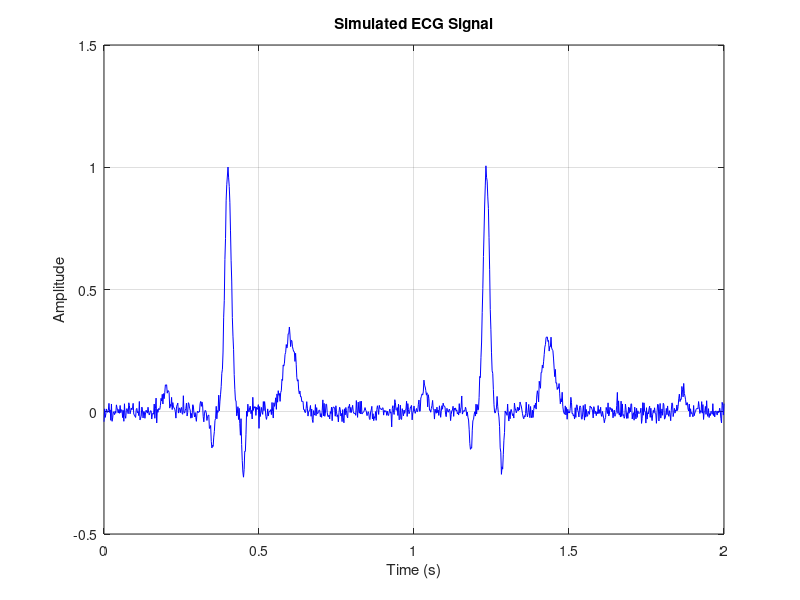

Source code (MATLAB):
clc;
clear;
close all;

% Sampling parameters
fs = 500;              % Sampling frequency (Hz)
t = 0:1/fs:2;          % Time vector (2 seconds)

% Heartbeat rate
hr = 72;               % beats per minute
f = hr/60;             % frequency in Hz

% ECG waveform components (Gaussian functions)
ecg = zeros(size(t));

for i = 1:length(t)
    % Time within one heartbeat cycle
    tau = mod(t(i), 1/f);

    % P wave
    p = 0.1 * exp(-((tau - 0.2)^2)/(2*0.01^2));
    
    % Q wave
    q = -0.15 * exp(-((tau - 0.35)^2)/(2*0.005^2));
    
    % R wave
    r = 1.0 * exp(-((tau - 0.4)^2)/(2*0.01^2));
    
    % S wave
    s = -0.25 * exp(-((tau - 0.45)^2)/(2*0.005^2));
    
    % T wave
    t_wave = 0.3 * exp(-((tau - 0.6)^2)/(2*0.02^2));
    
    % Total ECG signal
    ecg(i) = p + q + r + s + t_wave;
end

% Add noise (optional)
noise = 0.02 * randn(size(ecg));
ecg_noisy = ecg + noise;

% Plot ECG signal
figure;
plot(t, ecg_noisy, 'b');
xlabel('Time (s)');
ylabel('Amplitude');
title('Simulated ECG Signal');
grid on;
